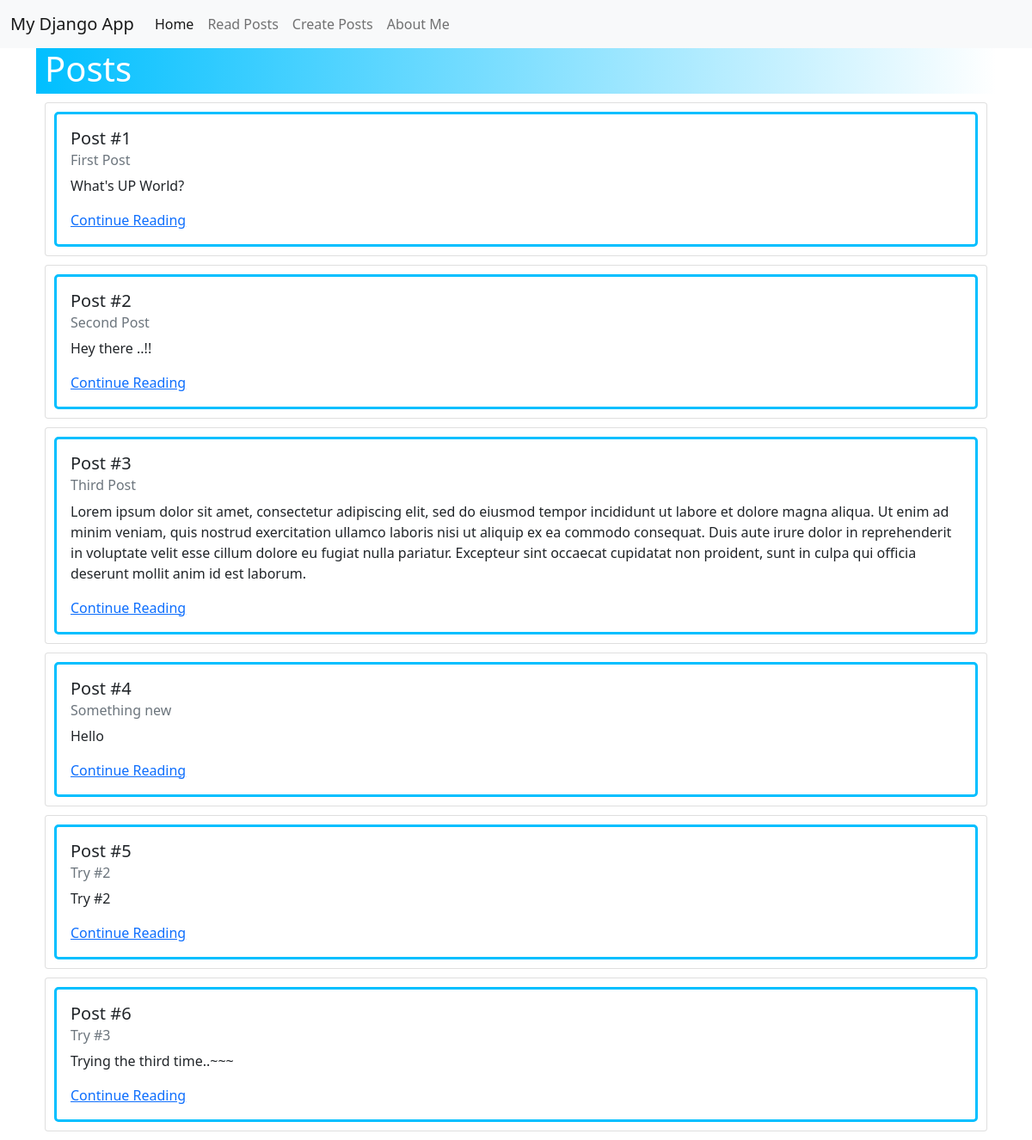
/posts/, run on an earlier commit of the app's database.
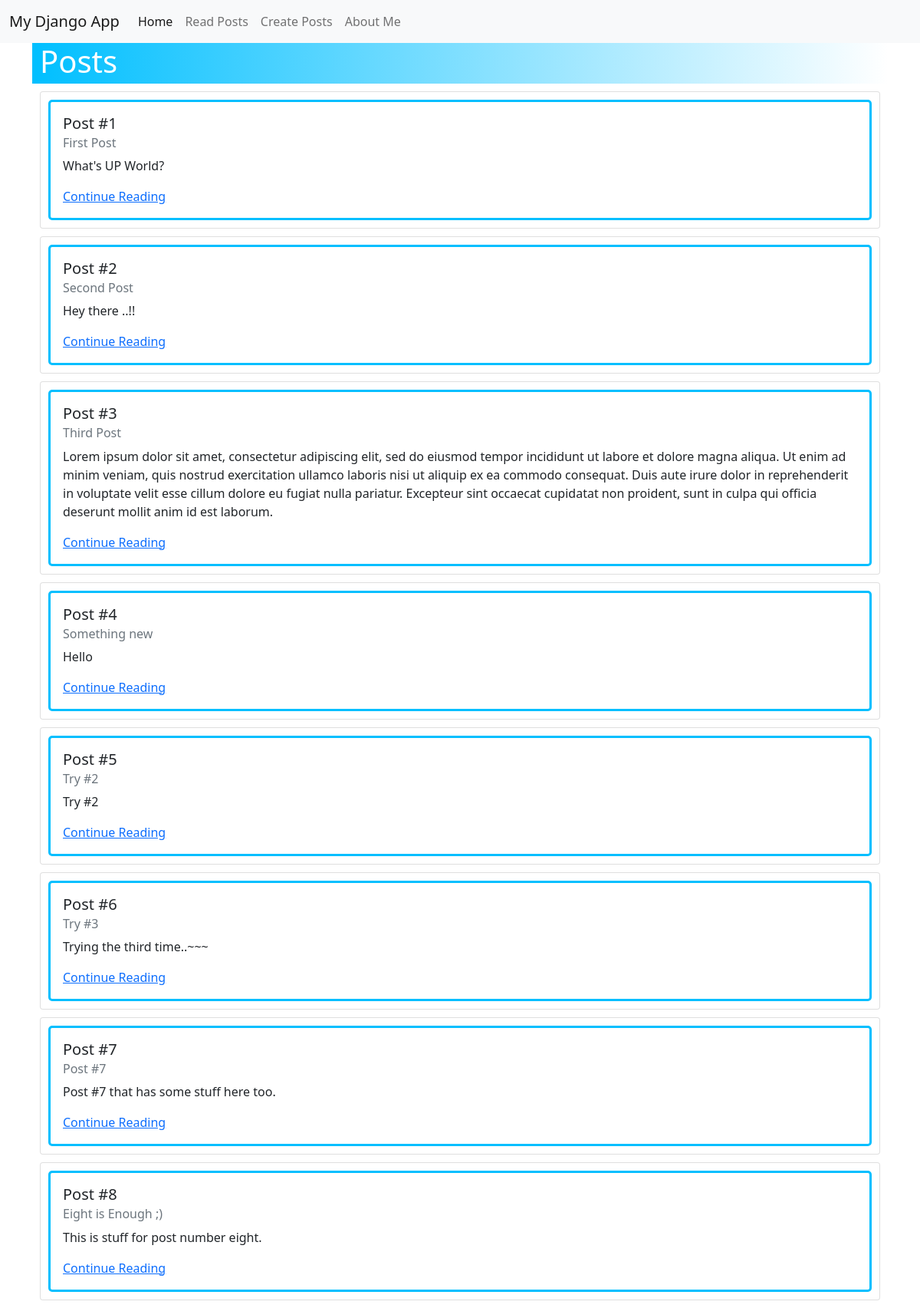
And on a later commit of the database.
### posts/models.py (models this page shows, shortened)
class Post(models.Model):
  title = models.CharField(max_length=256)
  body = models.TextField()

### posts/views.py (the view)
# urls.py: path('', PostListView.as_view(), name='post_list'),
class PostListView(ListView):
  template_name = 'posts/list.html'
  model = Post

### templates/posts/list.html (shortened to what this page needs)
{% extends 'base.html' %}
{% block content %}
  <h1 class="post-list-title">Posts</h1>
  {% for post in post_list %}
    <div class="card post-list">
      <div class="card-body">
        <h5 class="card-title">Post #{{ post.id }}</h5>
        <h6 class="card-subtitle mb-2 text-muted">{{ post.title }}</h6>
        <p class="card-text">{{ post.body|truncatechars:500 }}</p>
        <a href="{% url 'post_detail' post.id %}" class="card-link">
          Continue Reading
        </a>
      </div>
    </div>
  {% endfor %}
{% endblock content %}

### templates/base.html (shortened to what this page needs)
{% load static %}
<!DOCTYPE html>
<html lang="en">
<head>
  <link
    href="https://cdn.jsdelivr.net/npm/bootstrap@5.1.3/dist/css/bootstrap.min.css" rel="stylesheet">
  <link href="{% static 'css/base.css' %}" rel="stylesheet">
  <link href="{% static 'css/test.css' %}" rel="stylesheet">
</head>
<body>
  <nav class="navbar navbar-expand-lg navbar-light bg-light">
    <div class="container-fluid">
      <a class="navbar-brand" href="{% url 'home' %}">My Django App</a>
      <div class="collapse navbar-collapse" id="navbarNav">
        <ul class="navbar-nav">
          <li class="nav-item">
            <a class="nav-link active" aria-current="page" href="{% url 'home' %}">Home</a>
          </li>
          <li class="nav-item">
            <a class="nav-link" href="{% url 'post_list' %}">Read Posts</a>
            <li class="nav-item">
              <a class="nav-link" href="{% url 'post_new' %}">Create Posts</a>
            </li>
          </li>
          <li class="nav-item">
            <a class="nav-link" href="{% url 'about' %}">About Me</a>
          </li>
        </ul>
      </div>
    </div>
  </nav>
  <div class="container">
    <div class="contentsBlock">
      {% block content %}
      {% endblock content %}
    </div>
  </div>
</body>
</html>

### static/css/base.css (style rules this page uses)
h1 { color: rgb(226, 20, 20); }
.post-list { margin: 10px; padding: 10px; }

### static/css/test.css (style rules this page uses)
h1 { color: deepskyblue; }
.post-list { margin: 10px; padding: 10px; }
.post-list-title,.detail-title,.new-title { color: white; background-color: deepskyblue; background-image: linear-gradient(to right, deepskyblue, white); display: block; align-items: center; justify-content: center; padding: 0 0 5px 10px; }
.card-body { border: solid deepskyblue 3px; border-radius: 5px; }

What changed in the data, as far as the page shows it:
added Post: id "7", title "Post #7", body "Post #7 that has some stuff here too."
added Post: id "8", title "Eight is Enough ;)", body "This is stuff for post number eight."
